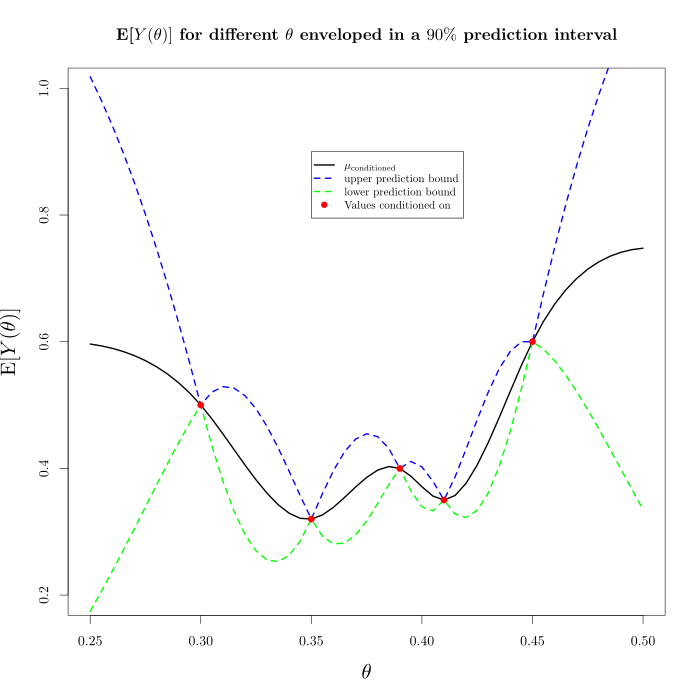

Recreate this plot in R.
source("common.R")
system(paste('rm *.tex', sep=''));
require( tikzDevice );
task <- 'task2b'
task.tex <- paste(task, '.tex', sep='')
task.pdf <- paste(task, '.pdf', sep='')
tikz( task.tex , standAlone = TRUE);

get.pred.interval <- function(mean, var, alpha) {
    zq <- qnorm(alpha/2, lower.tail=FALSE);
    lower <- mean - zq*sqrt(var);
    upper <- mean + zq*sqrt(var);
    return(cbind(lower, upper));
}

var <- diag(covar.mat.cond);
var[var < 0] <- 0;
conf.interval <- 90; # % 
alpha <- 1 - conf.interval / 100;
range <- get.pred.interval(mu.cond, var, alpha);
lower <- range[,1];
upper <- range[,2];

plot(NULL,NULL, xlim = c(0.25,0.5), ylim = c(0.2, 1.0), main = 'E[$Y(\\theta)]$ for different $\\theta$ enveloped in a $90\\%$ prediction interval',
     xlab = '$\\theta$', ylab = 'E[$Y(\\theta)$]', cex.lab = 1.5)
lines(theta.grid, mu.cond, col="black", lwd=1.2*2)
lines(theta.grid,upper,lty=2,col="blue", lwd=1.2*2)
lines(theta.grid,lower,lty=2,col="green", lwd=1.2*2)
points(theta.cond,y.cond,col = "red", pch = 19)
legend(0.35,0.9,legend = c("$\\mu_{\\mathrm{conditioned}}$","upper prediction bound", "lower prediction bound", "Values conditioned on"),
       col = c("black","blue","green", "red"), cex = 0.8, lty = c(1,2,2,NA), lwd=2.4, pch=c(NA, NA, NA, 19))
dev.off();
tools::texi2dvi(task.tex, pdf=T);
system(paste('xdg-open', task.pdf));
